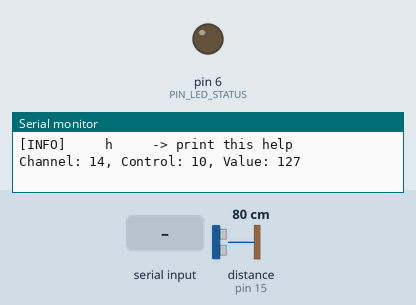
This sketch was run on a simulated SparkFun Pro Micro, built with avr-gcc and run on an emulated ATmega32U4. Parts: output pins drawn as LEDs (lit = HIGH), the last lines printed to the serial monitor. Wiring (inferred from the names in the program): ultrasonic range finder: trigger pin 14; echo pin 15. Dashed ring = blinking. Inputs (shaded band) come from the test bench; at power-on: distance to the obstacle (sensor on pin 15) 80 cm. The echo pulse lasts 58.3 µs per cm; EEPROM starts erased; pins used as bus, display or sensor lines are not drawn.

Above: at 1.2 s.
1.3 s: "v 90\n" received over Serial
At 1.51 s:
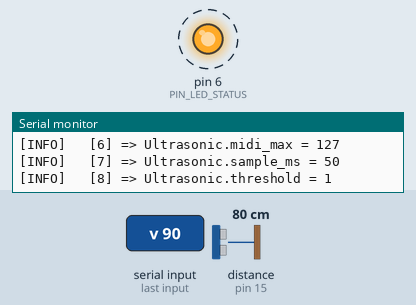
4.3 s: "h\n" received over Serial
5.8 s: "ls\n" received over Serial
Timing chart, 0 to 8.8 s (numbered marks = the images above; inputs shaded):
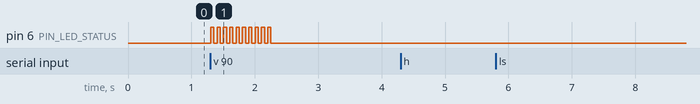

Measured:
- after the input at 1.3 s, pin 6 (PIN_LED_STATUS): alternates HIGH for 0.05 s and LOW for 0.05 s, 20 changes in all, then stays LOW, starting at once

The sketch:

vounce.ino
```cpp
#include "src/conf/pinout.h"
#include "src/conf/conf.h"
#include "src/core/SensorManager.h"
#include "src/core/SensorConfigEeprom.h"
#include "src/menu/ConfigMenu.h"
#include "src/midi/MidiOut.h"
#include "src/led/Led.h"
#include "src/utils/Logger.h"
#include "src/sensors/EncoderSensor.h"
#include "src/sensors/PotentiometerSensor.h"
#include "src/sensors/ToggleSwitchSensor.h"
#include "src/sensors/UltrasonicSensor.h"


#define ENABLE_SERIAL_LOGGING   true

// ============================================================

MidiOut midiOut(&Serial, ENABLE_SERIAL_LOGGING);
SensorManager sensorManager;
Logger logger(Serial, Logger::INFO, ENABLE_SERIAL_LOGGING);
SensorConfigEeprom sensorConfigStore(&logger);
Led ledStatus(PIN_LED_STATUS);
ConfigMenu configMenu(logger, Serial, ledStatus, &sensorConfigStore);

// Active sensors
#ifdef VOUNCE_ENCODER_SENSOR
EncoderSensor encoderSensor(PIN_CLK, PIN_DT, 10, 0, 64, 1, 0, 127);
ToggleSwitchSensor switchSensor(PIN_SW, 11, 1, 0, 127, 100);
#endif

#ifdef VOUNCE_ULTRASONIC_SENSOR
UltrasonicSensor distanceSensor(PIN_TRIG, PIN_ECHO, 13, 10, 5, 50, 0, 127, 50, 1);
#endif

#ifdef VOUNCE_POTENTIOMETER_SENSOR
PotentiometerSensor potSensor(PIN_POT, 12, 7, 0, 1023, 0, 127, 1);
#endif


void setup() {
    midiOut.begin(115200);
    ledStatus.begin();
    ledStatus.setMode(Led::On);

#ifdef VOUNCE_ENCODER_SENSOR
    encoderSensor.setLockWhilePinLow(PIN_SW);
    sensorManager.addSensor(encoderSensor);
    sensorManager.addSensor(switchSensor);
    configMenu.addSensor(encoderSensor);
    configMenu.addSensor(switchSensor);
    sensorConfigStore.addSensor(encoderSensor);
    sensorConfigStore.addSensor(switchSensor);
#endif

#ifdef VOUNCE_POTENTIOMETER_SENSOR
    sensorManager.addSensor(potSensor);
    configMenu.addSensor(potSensor);
    sensorConfigStore.addSensor(potSensor);
#endif

#ifdef VOUNCE_ULTRASONIC_SENSOR
    sensorManager.addSensor(distanceSensor);
    configMenu.addSensor(distanceSensor);
    sensorConfigStore.addSensor(distanceSensor);
#endif


    sensorConfigStore.begin();
    sensorManager.begin();
    configMenu.begin();

    sensorManager.setEnabled(true);
    ledStatus.setMode(Led::Off);
}

void loop() {
    configMenu.update();
    ledStatus.update();
    sensorManager.updateAndSend(midiOut);
}
```

conf.h
```cpp
#pragma once

//#define VOUNCE_ENCODER_SENSOR
//#define VOUNCE_POTENTIOMETER_SENSOR
#define VOUNCE_ULTRASONIC_SENSOR

#if !defined(VOUNCE_ENCODER_SENSOR) && !defined(VOUNCE_POTENTIOMETER_SENSOR) && !defined(VOUNCE_ULTRASONIC_SENSOR)
#error "At least one sensor type must be defined in conf.h (VOUNCE_ENCODER_SENSOR, VOUNCE_POTENTIOMETER_SENSOR, or VOUNCE_ULTRASONIC_SENSOR)"
#endif
```

pinout.h
```cpp
#pragma once

// ============================================================
// PIN CONFIGURATION - Choose one of the following
// ============================================================


//#define PINOUT_UNO_NANO
#define PINOUT_PRO_MICRO


#ifdef PINOUT_UNO_NANO
#include "pinout_nano.h"
#endif // PINOUT_UNO_NANO

#ifdef PINOUT_PRO_MICRO
#include "pinout_pro.h"
#endif // PINOUT_PRO_MICRO
```

pinout_pro.h
```cpp
#pragma once

// ============================================================
// PIN CONFIGURATION
// ============================================================

// Pro Micro 5V/16MHz Alternative Pinout
// Pin availability: D2-D7, D14-D16, A0-A3, A6, A7
// Note: D0/D1 are RX/TX (avoid), D8-D13 not available on Pro Micro

// KY-040 Encoder pins
#define PIN_CLK   2
#define PIN_DT    3
#define PIN_SW    4

// LED pins
#define PIN_LED_STATUS  6   // D6 - Allumée quand menu ouvert, clignote en settings

// Optional sensor pins
#define PIN_POT   A0      // A0
#define PIN_TRIG  14      // D14 (MISO) - Ultrasonic trigger
#define PIN_ECHO  15      // D15 (MOSI) - Ultrasonic echo


#if (defined(USBCON) || defined(ARDUINO_AVR_PROMICRO) || defined(ARDUINO_AVR_LEONARDO) || defined(ARDUINO_AVR_MICRO))
#define VOUNCE_USE_MIDIUSB
#endif
```

IMidiSensor.h
```cpp
#pragma once
#include <Arduino.h>
#include "MidiMessage.h"

class IMidiSensor {
  public:
    virtual ~IMidiSensor() = default;

    virtual void begin() = 0;
    virtual void update() = 0;

    // Returns true when a fresh MIDI message is available.
    virtual bool readMessage(MidiMessage& message) = 0;
};
```

MidiMessage.h
```cpp
#pragma once
#include <Arduino.h>

struct MidiMessage {
    byte channel;
    byte control;
    byte value;
};
```

SensorManager.cpp
```cpp
#include "SensorManager.h"

SensorManager::SensorManager()
    : sensors{nullptr}, sensorCount(0), enabled(true) {}

bool SensorManager::addSensor(IMidiSensor& sensor) {
    if (sensorCount >= MaxSensors) {
        return false;
    }

    sensors[sensorCount] = &sensor;
    sensorCount++;
    return true;
}

void SensorManager::begin() {
    for (uint8_t i = 0; i < sensorCount; i++) {
        sensors[i]->begin();
    }
}

void SensorManager::setEnabled(bool isEnabled) {
    enabled = isEnabled;
}

void SensorManager::updateAndSend(MidiOut& midiOut) {
    if (!enabled) {
        return;
    }

    MidiMessage message;
    bool sentFromSensorThisTick = false;

    for (uint8_t i = 0; i < sensorCount; i++) {
        sensors[i]->update();

        while (sensors[i]->readMessage(message)) {
            midiOut.sendCC(message);
            sentFromSensorThisTick = true;
        }

        // Emit messages from one sensor per loop tick to avoid mixed bursts
        // when multiple sensors change at nearly the same time.
        if (sentFromSensorThisTick) {
            break;
        }
    }
}
```

SensorManager.h
```cpp
#pragma once
#include <Arduino.h>
#include "IMidiSensor.h"
#include "MidiMessage.h"
#include "../midi/MidiOut.h"

class SensorManager {
  public:
    static const uint8_t MaxSensors = 8;

    SensorManager();

    bool addSensor(IMidiSensor& sensor);
    void begin();
    void setEnabled(bool enabled);
    void updateAndSend(MidiOut& midiOut);

  private:
    IMidiSensor* sensors[MaxSensors];
    uint8_t sensorCount;
    bool enabled;
};
```

ButtonInput.cpp
```cpp
#include "ButtonInput.h"

ButtonInput::ButtonInput(uint8_t pin, unsigned long debounceMs, unsigned long longPressMs)
    : pin(pin),
      debounceMs(debounceMs),
      longPressMs(longPressMs),
      lastReading(HIGH),
      stableState(HIGH),
      lastDebounceTime(0),
      pressed(false),
      longPressTriggered(false),
      pressStartMs(0),
      shortPressPending(false),
      longPressPending(false) {}

void ButtonInput::begin() {
    pinMode(pin, INPUT_PULLUP);
    lastReading = digitalRead(pin);
    stableState = lastReading;
}

void ButtonInput::update() {
    int reading = digitalRead(pin);
    unsigned long now = millis();

    if (reading != lastReading) {
        lastDebounceTime = now;
    }

    if ((now - lastDebounceTime) > debounceMs) {
        if (reading != stableState) {
            stableState = reading;

            if (stableState == LOW) {
                pressed = true;
                longPressTriggered = false;
                pressStartMs = now;
            } else {
                if (pressed && !longPressTriggered) {
                    shortPressPending = true;
                }
                pressed = false;
            }
        }
    }

    if (pressed && !longPressTriggered && (now - pressStartMs >= longPressMs)) {
        longPressTriggered = true;
        longPressPending = true;
    }

    lastReading = reading;
}

bool ButtonInput::consumeShortPress() {
    bool out = shortPressPending;
    shortPressPending = false;
    return out;
}

bool ButtonInput::consumeLongPress() {
    bool out = longPressPending;
    longPressPending = false;
    return out;
}

bool ButtonInput::isPressed() const {
    return pressed;
}
```

ButtonInput.h
```cpp
#pragma once
#include <Arduino.h>

class ButtonInput {
  public:
    ButtonInput(uint8_t pin, unsigned long debounceMs = 30, unsigned long longPressMs = 800);

    void begin();
    void update();

    bool consumeShortPress();
    bool consumeLongPress();
    bool isPressed() const;

  private:
    uint8_t pin;
    unsigned long debounceMs;
    unsigned long longPressMs;

    int lastReading;
    int stableState;
    unsigned long lastDebounceTime;

    bool pressed;
    bool longPressTriggered;
    unsigned long pressStartMs;

    bool shortPressPending;
    bool longPressPending;
};
```

RotaryInput.cpp
```cpp
#include "RotaryInput.h"

RotaryInput::RotaryInput(uint8_t pinCLK, uint8_t pinDT)
    : pinCLK(pinCLK), pinDT(pinDT), lastStateCLK(HIGH), lockPin(0), lockEnabled(false) {}

void RotaryInput::begin() {
    pinMode(pinCLK, INPUT_PULLUP);
    pinMode(pinDT, INPUT_PULLUP);
    if (lockEnabled) {
        pinMode(lockPin, INPUT_PULLUP);
    }
    lastStateCLK = digitalRead(pinCLK);
}

int RotaryInput::consumeDelta() {
    int delta = 0;
    int stateCLK = digitalRead(pinCLK);

    // Keep decoder phase aligned while the lock button is held.
    if (lockEnabled && digitalRead(lockPin) == LOW) {
        lastStateCLK = stateCLK;
        return 0;
    }

    if (stateCLK != lastStateCLK && stateCLK == HIGH) {
        int stateDT = digitalRead(pinDT);
        delta = (stateDT != stateCLK) ? 1 : -1;
    }

    lastStateCLK = stateCLK;
    return delta;
}

void RotaryInput::setLockWhilePinLow(uint8_t pin) {
    lockPin = pin;
    lockEnabled = true;
}
```

RotaryInput.h
```cpp
#pragma once
#include <Arduino.h>

class RotaryInput {
  public:
    RotaryInput(uint8_t pinCLK, uint8_t pinDT);

    void begin();
    int consumeDelta();
    void setLockWhilePinLow(uint8_t pin);

  private:
    uint8_t pinCLK;
    uint8_t pinDT;
    int lastStateCLK;
    uint8_t lockPin;
    bool lockEnabled;
};
```

Led.cpp
```cpp
#include "Led.h"

Led::Led(uint8_t pin)
    : pin(pin),
      mode(Off),
      brightness(255),
      blinkInterval(500),
      lastBlinkTime(0),
      blinkEndPeriod(0),
      blinkState(false) {}

void Led::begin() {
    pinMode(pin, OUTPUT);
    digitalWrite(pin, LOW);
}

void Led::update() {
    if (mode == Off) {
        digitalWrite(pin, LOW);
    } else if (mode == On) {
        applyBrightness();
    } else if (mode == Blink) {
        if (millis() >= blinkEndPeriod) {
            digitalWrite(pin, LOW);
            mode = Off;
        } else {
            unsigned long now = millis();
            if (now - lastBlinkTime >= blinkInterval / 2) {
                blinkState = !blinkState;
                lastBlinkTime = now;
            }

            if (blinkState) {
                applyBrightness();
            } else {
                digitalWrite(pin, LOW);
            }
        }
    }
}

void Led::setMode(Mode newMode) {
    if (mode == newMode) {
        return;
    }

    mode = newMode;
    if (mode == Blink) {
        blinkState = false;
        lastBlinkTime = millis();
    }
}

void Led::blink(unsigned long period) {
    unsigned long now = millis();
    mode = Blink;
    blinkInterval = 100;
    if (period > 0 && period < blinkInterval) {
        blinkInterval = period;
    }

    // Restart the pulse every time and turn ON immediately for clear feedback.
    blinkState = true;
    lastBlinkTime = now;
    blinkEndPeriod = now + period;
    applyBrightness();
}


void Led::setBrightness(uint8_t value) {
    brightness = value;
}


bool Led::isOn() const {
    return mode != Off;
}

Led::Mode Led::getMode() const {
    return mode;
}

void Led::applyBrightness() {
    if (brightness == 255) {
        digitalWrite(pin, HIGH);
    } else {
        analogWrite(pin, brightness);
    }
}
```

Led.h
```cpp
#pragma once
#include <Arduino.h>

class Led {
  public:
    enum Mode : uint8_t {
        Off = 0,
        On = 1,
        Blink = 2
    };

    Led(uint8_t pin);

    void begin();
    void update();

    void setMode(Mode mode);
    void setBrightness(uint8_t brightness);
    void blink(unsigned long period);

    bool isOn() const;
    Mode getMode() const;

  private:
    uint8_t pin;
    Mode mode;
    uint8_t brightness;
    unsigned long blinkInterval;
    unsigned long lastBlinkTime;
    unsigned long blinkEndPeriod;
    bool blinkState;

    void applyBrightness();
};
```

MidiOut.cpp
```cpp
#include "MidiOut.h"
#include "../conf/pinout.h"

#ifdef VOUNCE_USE_MIDIUSB
#include <MIDIUSB.h>
#endif

MidiOut::MidiOut(Stream* serial, bool logEnabled)
    : serial(serial), logEnabled(logEnabled) {}

void MidiOut::begin(unsigned long baudRate) {
#ifdef VOUNCE_USE_MIDIUSB
    Serial.begin(baudRate);
    // USB MIDI initializes automatically, no serial needed
#else
    if (serial != nullptr) {
        serial->begin(baudRate);
    }
#endif
}

void MidiOut::sendCC(byte channel, byte control, byte value) {
    serial->println("Channel: " + String(channel + 1) + ", Control: " + String(control) + ", Value: " + String(value));

#ifdef VOUNCE_USE_MIDIUSB
    midiEventPacket_t event = {
        0x0B,
        (uint8_t)(0xB0 | (channel)),
        (uint8_t)(control),
        (uint8_t)(value)
    };
    MidiUSB.sendMIDI(event);
    MidiUSB.flush();

#else
    if (serial != nullptr) {
        serial->write(0xB0 | (channel & 0x0F));
        serial->write(control & 0x7F);
        serial->write(value & 0x7F);
    }
#endif
}

void MidiOut::sendCC(const MidiMessage& message) {
    sendCC(message.channel, message.control, message.value);
}
```

MidiOut.h
```cpp
#pragma once
#include <Arduino.h>
#include "../core/MidiMessage.h"

class MidiOut {
  public:
    explicit MidiOut(Stream* serial = nullptr, bool logEnabled = true);

    void begin(unsigned long baudRate = 115200);
    void sendCC(byte channel, byte control, byte value);
    void sendCC(const MidiMessage& message);

  private:
    Stream* serial;
    bool logEnabled;
};
```

EncoderSensor.h
```cpp
#pragma once
#include <Arduino.h>
#include "../core/IMidiSensor.h"
#include "../core/IConfigurableSensor.h"

class EncoderSensor : public IMidiSensor, public IConfigurableSensor {
  public:
    EncoderSensor(
      uint8_t pinCLK,
      uint8_t pinDT,
      byte channel,
      byte control,
      int initialValue = 64,
      byte sensitivity = 1,
      byte minValue = 0,
      byte maxValue = 127
    );

    void begin() override;
    void update() override;
    bool readMessage(MidiMessage& message) override;

    const char* getSensorName() const override;
    uint8_t getParameterCount() const override;
    bool getParameterMeta(uint8_t index, SensorParameterMeta& meta) const override;
    int getParameterValue(uint8_t index) const override;
    void setParameterValue(uint8_t index, int value) override;

    void setSensitivity(byte newSensitivity);
    void setRange(byte minValue, byte maxValue);
    void setLockWhilePinLow(uint8_t pin);

  private:
    uint8_t pinCLK;
    uint8_t pinDT;

    byte channel;
    byte control;
    byte sensitivity;
    byte minValue;
    byte maxValue;

    int value;
    int lastSentValue;

    uint8_t lastABState;
    int8_t stepAccumulator;
    bool pending;
    uint8_t lockPin;
    bool lockEnabled;
    bool lockRawStateLow;
    bool lockStableStateLow;
    unsigned long lockRawChangeMs;
    unsigned long suppressUntilMs;
    unsigned long lastTransitionUs;
};
```

PotentiometerSensor.h
```cpp
#pragma once
#include <Arduino.h>
#include "../core/IMidiSensor.h"
#include "../core/IConfigurableSensor.h"

class PotentiometerSensor : public IMidiSensor, public IConfigurableSensor {
  public:
    PotentiometerSensor(
      uint8_t analogPin,
      byte channel,
      byte control,
      int analogMin = 0,
      int analogMax = 1023,
      byte midiMin = 0,
      byte midiMax = 127,
      byte changeThreshold = 1
    );

    void begin() override;
    void update() override;
    bool readMessage(MidiMessage& message) override;

    const char* getSensorName() const override;
    uint8_t getParameterCount() const override;
    bool getParameterMeta(uint8_t index, SensorParameterMeta& meta) const override;
    int getParameterValue(uint8_t index) const override;
    void setParameterValue(uint8_t index, int value) override;

  private:
    uint8_t analogPin;
    byte channel;
    byte control;

    int analogMin;
    int analogMax;
    byte midiMin;
    byte midiMax;
    byte changeThreshold;

    int currentValue;
    int lastSentValue;
    bool pending;
};
```

ToggleSwitchSensor.h
```cpp
#pragma once
#include <Arduino.h>
#include "../core/IMidiSensor.h"
#include "../core/IConfigurableSensor.h"

class ToggleSwitchSensor : public IMidiSensor, public IConfigurableSensor {
  public:
    ToggleSwitchSensor(
      uint8_t pin,
      byte channel,
      byte control,
      byte valueOff = 0,
      byte valueOn = 127,
      unsigned long debounceMs = 30
    );

    void begin() override;
    void update() override;
    bool readMessage(MidiMessage& message) override;

    const char* getSensorName() const override;
    uint8_t getParameterCount() const override;
    bool getParameterMeta(uint8_t index, SensorParameterMeta& meta) const override;
    int getParameterValue(uint8_t index) const override;
    void setParameterValue(uint8_t index, int value) override;

  private:
    uint8_t pin;
    byte channel;
    byte control;
    byte valueOff;
    byte valueOn;
    unsigned long debounceMs;

    int lastReading;
    int stableState;
    unsigned long lastDebounceTime;

    byte currentValue;
    bool pending;
    bool pressInProgress;
    unsigned long pressStartMs;

    static const unsigned long MinValidPressMs = 60;
};
```

UltrasonicSensor.h
```cpp
#pragma once
#include <Arduino.h>
#include "../core/IMidiSensor.h"
#include "../core/IConfigurableSensor.h"

class UltrasonicSensor : public IMidiSensor, public IConfigurableSensor {
  public:
    UltrasonicSensor(
      uint8_t trigPin,
      uint8_t echoPin,
      byte channel,
      byte control,
      int minDistanceCm = 5,
      int maxDistanceCm = 80,
      byte midiMin = 0,
      byte midiMax = 127,
      unsigned long sampleIntervalMs = 50,
      byte changeThreshold = 1
    );

    void begin() override;
    void update() override;
    bool readMessage(MidiMessage& message) override;

    const char* getSensorName() const override;
    uint8_t getParameterCount() const override;
    bool getParameterMeta(uint8_t index, SensorParameterMeta& meta) const override;
    int getParameterValue(uint8_t index) const override;
    void setParameterValue(uint8_t index, int value) override;

  private:
    uint8_t trigPin;
    uint8_t echoPin;
    byte channel;
    byte control;

    int minDistanceCm;
    int maxDistanceCm;
    byte midiMin;
    byte midiMax;
    unsigned long sampleIntervalMs;
    byte changeThreshold;

    unsigned long lastSampleMs;
    int currentValue;
    int lastSentValue;
    bool pending;
};
```

Source omitted: EncoderSensor.cpp (7589 bytes), PotentiometerSensor.cpp (4375 bytes), ToggleSwitchSensor.cpp (3954 bytes), UltrasonicSensor.cpp (5460 bytes), Logger.cpp (1523 bytes), Logger.h (878 bytes), IConfigurableSensor.h (543 bytes), SensorConfigEeprom.cpp (5817 bytes), SensorConfigEeprom.h (1220 bytes), ConfigMenu.cpp (7192 bytes), ConfigMenu.h (1145 bytes)
